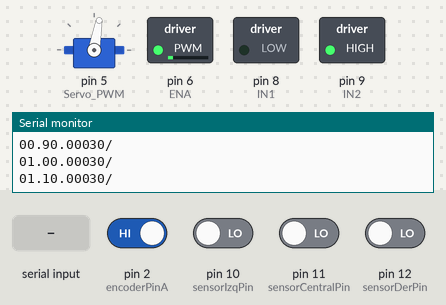
Recording of a sketch running on a simulated Arduino Uno, built with avr-gcc and run on an emulated ATmega328P. On the bench: servo, switched loads named in the sketch (green lamp = pin HIGH), the last lines printed to the serial monitor. The test bench sets the inputs (shaded band); at power-on: pin 2 (encoderPinA) HIGH, pin 10 (sensorIzqPin), pin 11 (sensorCentralPin), pin 12 (sensorDerPin) LOW.

Above: at 1.2 s.
1.3 s: "90,45\n" received over Serial
At 2.2 s:
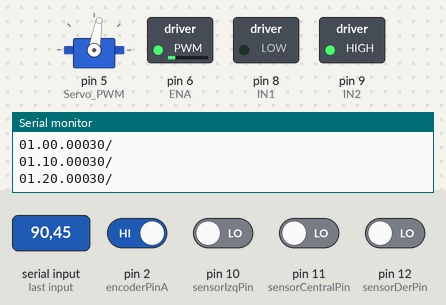
2.8 s: pin 10 (sensorIzqPin) driven HIGH
At 3.3 s:
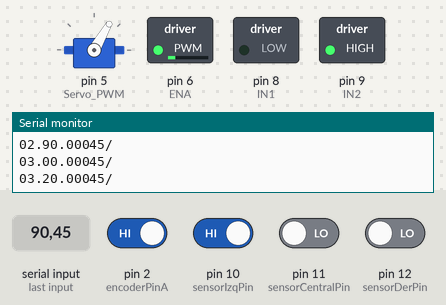
4.3 s: "30,150\n" received over Serial
At 5.5 s:
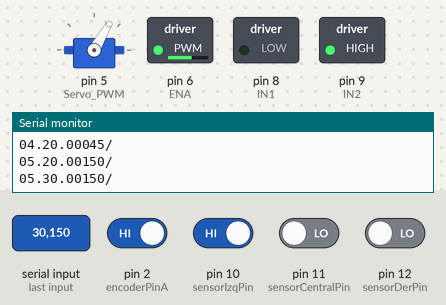
5.8 s: "90\n" received over Serial
At 6.8 s:
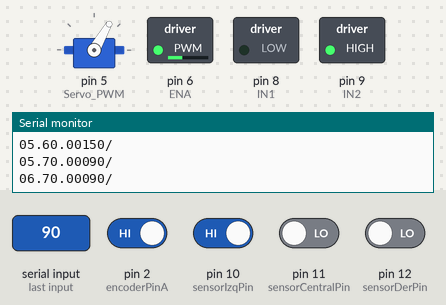
7.3 s: "200\n" received over Serial
At 7.9 s:
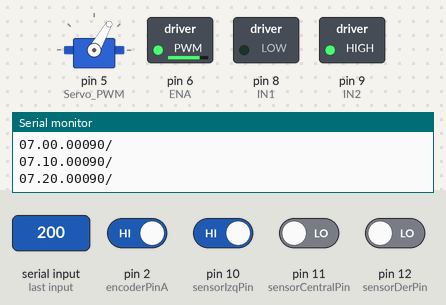
Timing chart, 0 to 10.3 s (numbered marks = the images above; inputs shaded):
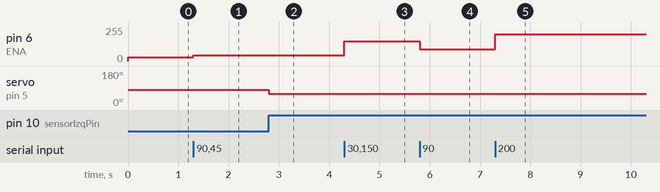

Measured:
- after the input at 1.3 s, pin 6 (ENA): 30/255 → 45/255 at once
- after the input at 2.8 s, servo on pin 5 (Servo_PWM): 80° → 60° at once
- after the input at 4.3 s, pin 6 (ENA): 45/255 → 150/255 at once
- after the input at 5.8 s, pin 6 (ENA): 150/255 → 90/255 at once
- after the input at 7.3 s, pin 6 (ENA): 90/255 → 200/255 at once

The sketch:

Motor_Encoder_Servo.ino
```cpp
#include <Servo.h> // include servo library to use its related functions
#define Servo_PWM 5 // A descriptive name for D6 pin of Arduino to provide PWM signal
Servo MG995_Servo;  // Define an instance of of Servo with the name of "MG995_Servo"

// Definición de variables y constantes relacionadas con los sensores IR

//0=blanco, 1=Negro
int sensIzq; // Almacena el valor de la lectura del sensor izquierdo
int sensDer; // Almacena el valor de la lectura del sensor derecho
int sensCent;
const int sensorIzqPin = 10; // El sensor izq irá conectado al pin analógico A0
const int sensorDerPin = 12; // El sensor derecho irá conectado al pin analógico A1
const int sensorCentralPin = 11;
int sens = 0;
int dir = 0;
int servo_val = 90;
int servo_last = 90;
int servo_setPoint = 90;

int lecturaSensorIR();

int IN1=8;
int IN2=9;
int ENA=6;
const int encoderPinA = 2;
const int encoderPinB = 3;

// Variables for tracking encoder state
volatile long encoderCount = 0;
volatile long lastEncoderCount = 0;
unsigned long lastUpdateTime = 0;
unsigned long lastUpdateSpeed = 0;
float dt = 100;
int changeSpeedTim = 100;
int sense = 1;
int pwm = 30;
int pwm_r = 30;
char buf[12];
int bufR[3];

// Variables for calculating speed
float speed = 0.0;

void setup()
{
  pinMode(IN1,OUTPUT);
  pinMode(IN2,OUTPUT);
  pinMode(ENA,OUTPUT);

  pinMode(encoderPinA, INPUT_PULLUP);
  pinMode(encoderPinB, INPUT_PULLUP);
  attachInterrupt(digitalPinToInterrupt(encoderPinA), updateEncoder, CHANGE);

  Serial.begin(115200);

  digitalWrite(IN1,LOW);// rotate forward
  digitalWrite(IN2,HIGH);

  pinMode( sensorIzqPin  , INPUT) ;
  pinMode( sensorDerPin  , INPUT) ;
  pinMode( sensorCentralPin  , INPUT) ;
  MG995_Servo.attach(Servo_PWM);  // Connect D6 of Arduino with PWM signal pin of servo motor
  analogWrite(ENA,pwm);

}

void loop()
{
// Commented section: to change the pwm signal over time
//  unsigned long currentTimSpeed = millis();
//  if(currentTimSpeed - lastUpdateSpeed >= changeSpeedTim){
//    analogWrite(ENA,pwm); //motor speed
////    Serial.print("New pwm: ");
////    Serial.println(pwm);
//    if(pwm >= 254 || pwm <= 70)
//      sense *= -1;
//    pwm+=sense;
//    lastUpdateSpeed = millis();
//  }


 if(Serial.available()){
   pwm_r = Serial.parseInt();
 }
 if(pwm_r != 0 && pwm_r != pwm){
   pwm = pwm_r;
//    Serial.println(pwm);
   analogWrite(ENA,pwm);
 }


  // Calculate speed every 1000 ms (1 second)
  unsigned long currentTime = millis();
  if (currentTime - lastUpdateTime >= dt) {
    noInterrupts(); // Disable interrupts to safely read encoderCount
    speed = (encoderCount - lastEncoderCount) / dt; // Calculate speed (counts per second)
    lastEncoderCount = encoderCount;
    lastUpdateTime = currentTime;
    interrupts(); // Re-enable interrupts

    buf[0] = (currentTime/10000)%10 + '0';
    buf[1] = (currentTime/1000)%10 + '0';
    buf[2] = '.';
    buf[3] = (currentTime/100)%10 + '0';
    buf[4] = (int)(speed) + '0';
    buf[5] = '.';
    buf[6] = ((int)(speed*10.0))%10 + '0';
    buf[7] = ((int)(speed*100.0))%10 + '0';
    buf[8] = (pwm/100) + '0';
    buf[9] = (pwm/10)%10 + '0';
    buf[10] = (pwm%10) + '0';
    buf[11] = '/';
    Serial.write(buf,12);
    Serial.println();
  }

  int sens = lecturaSensorIR(); // Se lee el valor de los sensores IR
  switch(sens){
    case 1:
      dir = 2;
      break;
    case 2:
      dir = 0;
      break;
    case 3:
      dir = 1;
      break;
    case 4:
      dir = -2;
      break;
    case 6:
      dir = -1;
      break;
    case 7:
      dir = 0;
      break;
  }
  servo_val = map(dir, -2, 2, 60, 100);
  if(servo_last != servo_val){
    MG995_Servo.write(servo_val); //Turn right
  }
  servo_last = servo_val;

}

void updateEncoder() {
  // This function is called when the encoder state changes
  if (digitalRead(encoderPinB) == digitalRead(encoderPinA))
    encoderCount++;
  else
    encoderCount--;
}

int lecturaSensorIR(){
  sensIzq = digitalRead(sensorIzqPin); // Almacena la lectura del sensor izquierdo
  sensDer = digitalRead(sensorDerPin); // Almacena la lectura del sensor derecho
  sensCent = digitalRead(sensorCentralPin);
  return (sensIzq << 2) | (sensCent << 1) | sensDer;
}
```
